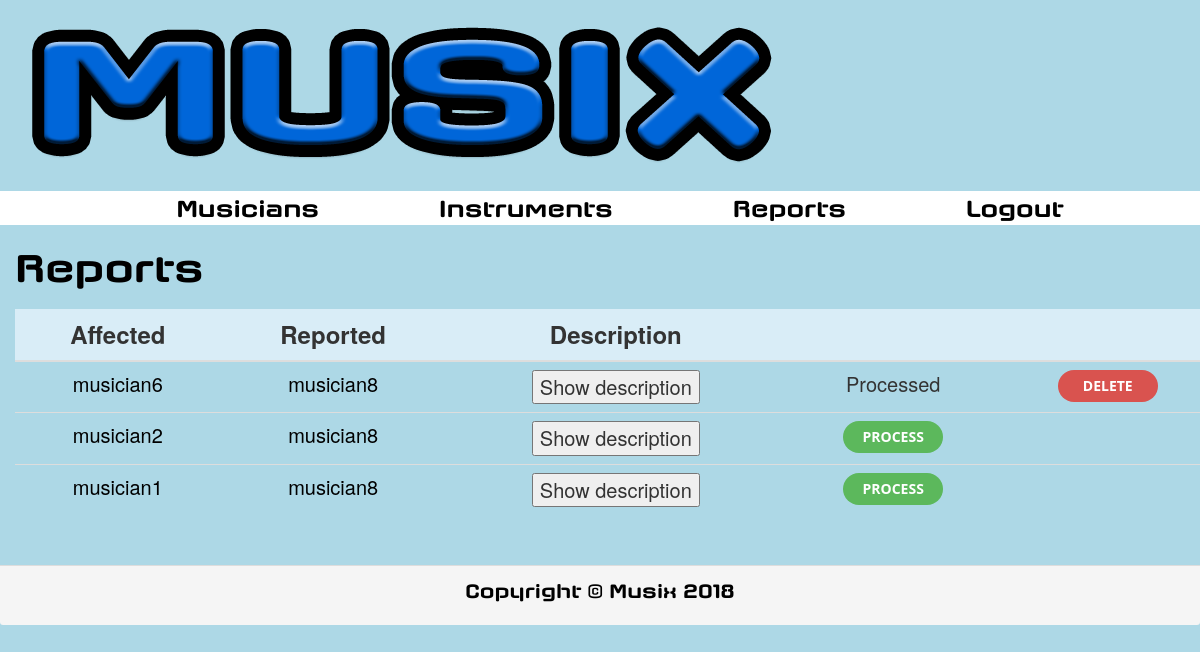
Screenshot of /reports (signed in) with the database file from the repository.
### main/models.py (models this page shows)
class Report(models.Model):
    description = models.TextField(max_length=500, blank=False)
    processed = models.BooleanField(default=False, null=False)
    affected = models.ForeignKey(Musician, on_delete=models.DO_NOTHING,
                                 null=False, related_name='affected')
    reported = models.ForeignKey(Musician, on_delete=models.DO_NOTHING,
                                 null=False, related_name='reported')

class Actor(models.Model):
    user = models.OneToOneField(User, on_delete=models.CASCADE)
    class Meta:
        abstract = True

class Musician(Actor):
    phone = models.CharField(max_length=20, blank=True)
    gender = models.CharField(max_length=7, blank=True, choices=GENDERS)
    description = models.TextField(max_length=500, blank=True)
    photo = models.ImageField(null=True, blank=True, upload_to='photos')
    country = models.CharField(max_length=100, blank=True, choices=COUNTRIES)
    city = models.CharField(max_length=100, blank=True)
    registrationDate = models.DateField()
    premium = models.BooleanField(default=False, null=False)
    banned = models.BooleanField(default=False, null=False)

### main/views/report.py (the view)
# urls.py: url(r'^reports', views.reports, name='reports'),
@login_required(login_url='/login.html')
def reports(request):
    try:
        Administrator.objects.get(user=request.user)
    except ObjectDoesNotExist:
        raise PermissionDenied
    all_reports = service.reports()
    page_reports = request.GET.get("page", 1)
    paginator_reports = Paginator(all_reports, 10)
    try:
        p_reports = paginator_reports.page(page_reports)
    except (PageNotAnInteger, EmptyPage):
        p_reports = paginator_reports.page(1)
    return render(request, 'reports.html', {'reports': p_reports})

### main/services/report.py (called while the page is built)
def reports():
    return Report.objects.all()

### templates/reports.html (shortened to what this page needs)
{% include 'base.html' %}
{% load static %}
<link type="text/css" rel="stylesheet" href="{% static "css/reports.css" %}"/>
<div>
    {% include "header.html" %}
</div>
<div>
    {% include "menu.html" %}
</div>
{% if reports %}
    <div>
        <h1 id="titleReports">Reports</h1>
    </div>
    <div id="tableReportsDiv">
        <table class="table table-responsive table-hover" id="tableReports">
            <thead>
                <tr class="info">
                    <th onclick="sortTable(0, 'tableReportsDiv')">Affected</th>
                    <th onclick="sortTable(1, 'tableReportsDiv')">Reported</th>
                    <th>Description</th>
                    <th onclick="sortTable(3, 'tableReportsDiv')"></th>
                    <th></th>
                </tr>
            </thead>
            <tbody>
                {% for r in reports %}
                    <tr>
                        <td>
                            <a href="/profile/{{ r.affected.user.username }}" id="infoButton">{{ r.affected.user.username }}</a>
                        </td>
                        <td>
                            <a href="/profile/{{ r.reported.user.username }}" id="infoButton">{{ r.reported.user.username }}</a>
                        </td>
                        <td>
                            <button onclick="window.alert('{{ r.description }}')">Show description</button>
                        </td>
                        <td>
                            {% if r.processed %}
                                Processed
                            {% else %}
                                <a href="/processReport/{{ r.id }}" role="button" class="btn btn-success" id="processButton"
                                   onclick="return confirm('Are you sure?')">Process</a>
                            {% endif %}
                        </td>
                        <td>
                            {% if r.processed %}
                                <a href="/deleteReport/{{ r.id }}" role="button" class="btn btn-danger" id="deleteButton"
                                   onclick="return confirm('Are you sure?')">Delete</a>
                            {% endif %}
                        </td>
                    </tr>
                {% endfor %}
            </tbody>
        </table>
    </div>
{% else %}
    <div id="notReportsDiv">
        <h1 id="h1NotReports">There are not reports</h1>
    </div>
{% endif %}
<div>
    {% include "footer.html" %}
</div>

### main/static/css/creative.css (style rules this page uses)
body, html { width: 100%; height: 100%; }
body { font-family: 'Merriweather', 'Helvetica Neue', Arial, sans-serif; }
a { color: #F05F40; -webkit-transition: all 0.2s; -moz-transition: all 0.2s; transition: all 0.2s; }
h1, h2, h3, h4, h5, h6 { font-family: 'Open Sans', 'Helvetica Neue', Arial, sans-serif; }
.btn { font-weight: 700; text-transform: uppercase; border: none; border-radius: 300px; font-family: 'Open Sans', 'Helvetica Neue', Arial, sans-serif; }

### main/static/css/base.css (style rules this page uses)
body { background-color: lightblue; }

### main/static/css/reports.css (style rules this page uses)
#titleReports { font-family: "Axaxax Rg"; font-size: 40px; color: black; margin-left: 15px; margin-bottom: 20px; }
#tableReports { width: 1320px; margin-left: 15px; }
th { font-size: 24px; }
td { font-size: 20px; }
td, th, tr { text-align: center; }
tbody { margin-right: 50%; }
#infoButton:link, #infoButton:visited { color: black; text-decoration: none; }
#processButton, #deleteButton { width: 100px; }
#processButton:link, #processButton:visited, #deleteButton:link, #deleteButton:visited { color: white; text-decoration: none; }

### main/static/css/header.css (style rules this page uses)
a:link, a:visited { color: black; text-decoration: none; }

### main/static/css/menu.css (style rules this page uses)
a:link, a:visited { color: black; text-decoration: none; }
td, th, tr { text-align: center; }

### rows the page displays
Report: affected.user.username "musician6", reported.user.username "musician8", processed "Processed"
Report: affected.user.username "musician2", reported.user.username "musician8"
Report: affected.user.username "musician1", reported.user.username "musician8"
